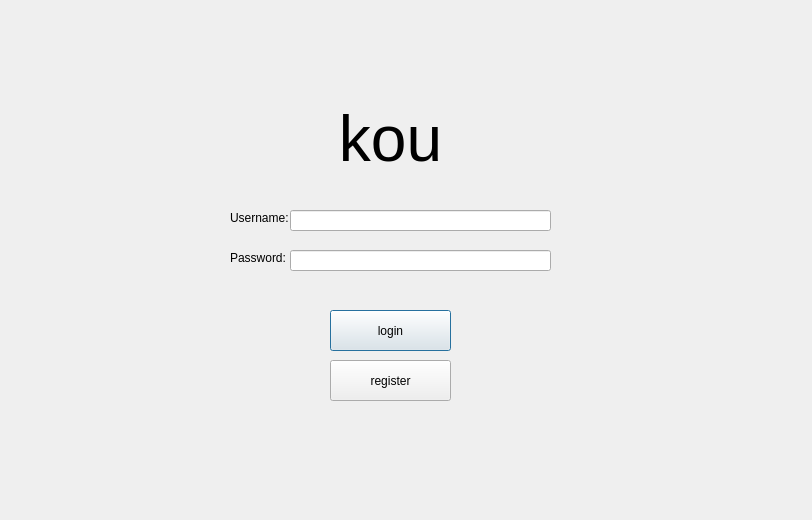
<?xml version="1.0" encoding="UTF-8"?>
<ui version="4.0">
 <class>Dialog</class>
 <widget class="QDialog" name="Dialog">
  <property name="geometry">
   <rect>
    <x>0</x>
    <y>0</y>
    <width>812</width>
    <height>520</height>
   </rect>
  </property>
  <property name="windowTitle">
   <string>Dialog</string>
  </property>
  <widget class="QPushButton" name="PushButton">
   <property name="geometry">
    <rect>
     <x>330</x>
     <y>310</y>
     <width>121</width>
     <height>41</height>
    </rect>
   </property>
   <property name="text">
    <string>login</string>
   </property>
  </widget>
  <widget class="QPushButton" name="pushButton">
   <property name="geometry">
    <rect>
     <x>330</x>
     <y>360</y>
     <width>121</width>
     <height>41</height>
    </rect>
   </property>
   <property name="autoFillBackground">
    <bool>false</bool>
   </property>
   <property name="text">
    <string>register</string>
   </property>
  </widget>
  <widget class="QLineEdit" name="lineEdit">
   <property name="geometry">
    <rect>
     <x>290</x>
     <y>210</y>
     <width>261</width>
     <height>21</height>
    </rect>
   </property>
   <property name="inputMask">
    <string/>
   </property>
   <property name="text">
    <string/>
   </property>
  </widget>
  <widget class="QLineEdit" name="lineEdit_2">
   <property name="geometry">
    <rect>
     <x>290</x>
     <y>250</y>
     <width>261</width>
     <height>21</height>
    </rect>
   </property>
   <property name="inputMask">
    <string/>
   </property>
  </widget>
  <widget class="QLabel" name="label">
   <property name="geometry">
    <rect>
     <x>230</x>
     <y>210</y>
     <width>61</width>
     <height>16</height>
    </rect>
   </property>
   <property name="frameShape">
    <enum>QFrame::NoFrame</enum>
   </property>
   <property name="frameShadow">
    <enum>QFrame::Plain</enum>
   </property>
   <property name="text">
    <string>Username:</string>
   </property>
  </widget>
  <widget class="QLabel" name="label_2">
   <property name="geometry">
    <rect>
     <x>230</x>
     <y>250</y>
     <width>61</width>
     <height>16</height>
    </rect>
   </property>
   <property name="frameShape">
    <enum>QFrame::NoFrame</enum>
   </property>
   <property name="frameShadow">
    <enum>QFrame::Plain</enum>
   </property>
   <property name="text">
    <string>Password:</string>
   </property>
  </widget>
  <widget class="QLabel" name="label_3">
   <property name="geometry">
    <rect>
     <x>330</x>
     <y>100</y>
     <width>121</width>
     <height>81</height>
    </rect>
   </property>
   <property name="text">
    <string>&lt;html&gt;&lt;head/&gt;&lt;body&gt;&lt;p align=&quot;center&quot;&gt;&lt;span style=&quot; font-size:48pt;&quot;&gt;kou&lt;/span&gt;&lt;/p&gt;&lt;/body&gt;&lt;/html&gt;</string>
   </property>
  </widget>
 </widget>
 <resources/>
 <connections/>
</ui>
